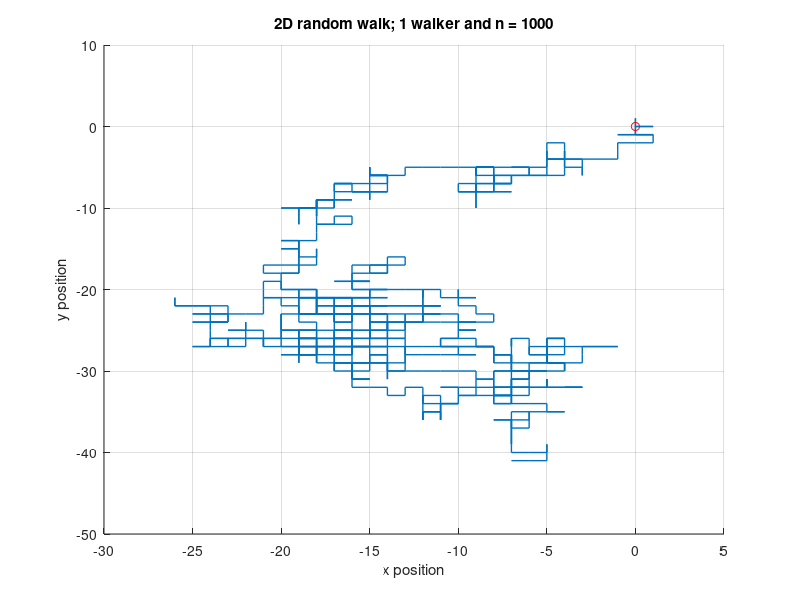

Write the MATLAB code that produced this figure.
N = 1; % walker
n = 1000; % step
dpos = 1;

figure(1);
hold on;
xlabel('x position');
ylabel('y position');
grid on;



pos_x = 0;
pos_y = 0;
x = zeros(1, n);
y = zeros(1, n);
% For walk step 1 to n max step
for j = 1:n
  if rand() > 0.5
    if rand() > 0.5
    	pos_x = pos_x + dpos;
    else
        pos_x = pos_x - dpos;
    end
  else
    if rand() > 0.5
    	pos_y = pos_y + dpos;
    else
        pos_y = pos_y - dpos;
    end
  end
  x(j) = pos_x;
  y(j) = pos_y;
end
figure(1);
hold on;
plot(x, y, 'LineWidth', 1);
plot(0, 0, 'ro');
title(['2D random walk; 1 walker and n = ', num2str(j)]);